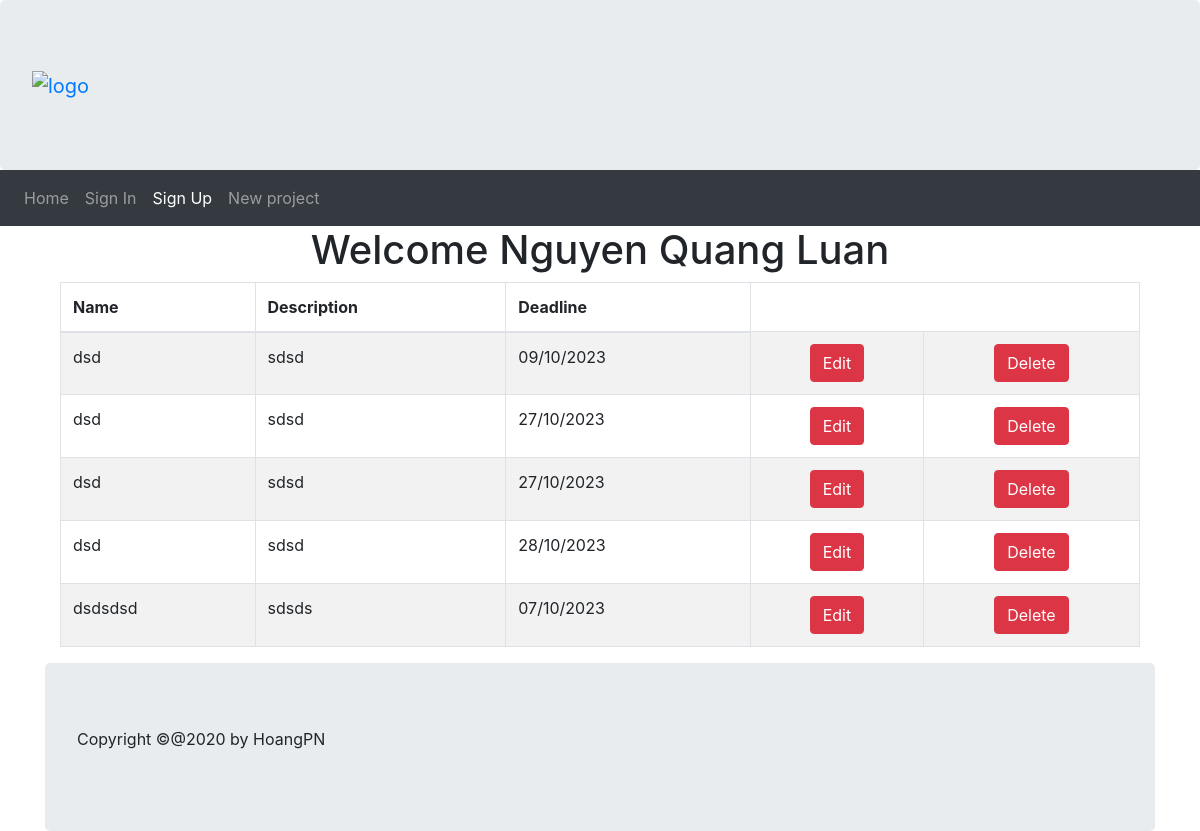
The page /projects (signed in) on the database its author committed.
### models.py (models this page shows, shortened)
class User(db.Model):
    user_id = db.Column(db.Integer, Sequence('user_id_seq'), primary_key=True)
    first_name = db.Column(db.String(64), index=True, nullable=False)
    last_name = db.Column(db.String(64), index=True, nullable=False)
    email = db.Column(db.String(120), index=True, unique=True, nullable=False)
    password_hash = db.Column(db.String(128), nullable=False)
    projects = relationship('Project', back_populates='user')

class Project(db.Model):
    project_id =  db.Column(db.Integer, Sequence('priority_id_seq'), primary_key=True)
    name = db.Column(db.String(50), nullable=False)
    description = db.Column(db.String(255), nullable=False)
    deadline = db.Column(db.Date, nullable=False)
    user_id = db.Column(db.Integer, db.ForeignKey('user.user_id'))
    user = relationship('User', back_populates='projects')
    status_id = db.Column(db.Integer, db.ForeignKey('status.status_id'))
    status = relationship('Status', back_populates='projects')
    tasks = relationship('Task', back_populates='project')

### main.py (the view)
@app.route('/projects', methods=['GET', 'POST'])
def projects_list():
    _user_id = session.get('user')
    if _user_id:
        user = db.session.query(models.User).filter_by(user_id=_user_id).first()
        return render_template('projects.html', user=user, projects=user.projects)
    else:
        return redirect('/signIn')

### templates/projects.html (shortened to what this page needs)
{% extends 'base.html' %}
{% block content %}
    <div class="container">
        <div class="jumptron text-center">
            <h1>Welcome {{user.first_name}} {{user.last_name}}</h1>
        </div>
    {% if projects %}
        <div class="container">
            <table class="table table-striped table-bordered table-hover">
                <thead>
                    <tr>
                        <th>Name</th>
                        <th>Description</th>
                        <th>Deadline</th>
                    </tr>
                </thead>
                <tbody>
                    {% for project in projects %}
                        <tr class="">
                            <td> {{ project.name }} </td>
                            <td> {{ project.description }} </td>
                            <td> {{ project.deadline.strftime("%d/%m/%Y") }} </td>
                            <td class="text-center">
                                <form action="/editProject" method="post">
                                    <button type="submit" class="btn btn-danger">Edit</button>
                                </form>
                            </td>
                            <td class="text-center">
                                <form action="/deleteProject" method="post">
                                    <button type="submit" class="btn btn-danger">Delete</button>
                                </form>
                            </td>
                        </tr>
                    {% endfor %}
                </tbody>
            </table>
        </div>
    {% endif %}
{% endblock %}

### rows shown on the page
User: first_name "Nguyen Quang", last_name "Luan"
Project: name "dsd", description "sdsd", deadline "09/10/2023"
Project: name "dsd", description "sdsd", deadline "27/10/2023"
Project: name "dsd", description "sdsd", deadline "27/10/2023"
Project: name "dsd", description "sdsd", deadline "28/10/2023"
Project: name "dsdsdsd", description "sdsds", deadline "07/10/2023"
